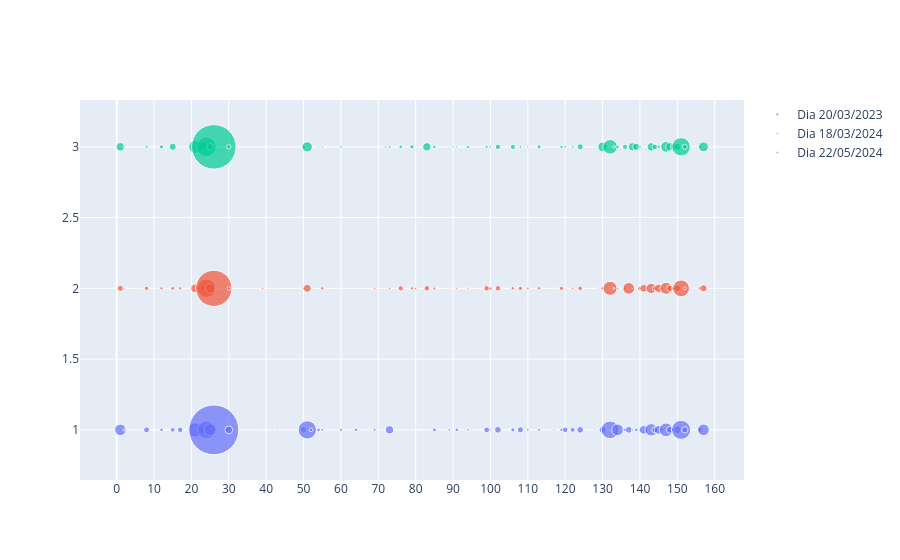

Source (notebook cell):
### Code cell
fig = go.Figure()
ESCALA = 20
fig.add_trace(
    go.Scatter(x=x, 
               y=[1]*len(y_total20), 
               mode="markers", 
               name="Dia 20/03/2023",
               marker=dict(size=y_total20/ESCALA,),
               customdata=y_total20,
               hovertemplate='<br>Validaciones: %{customdata}<extra></extra>'
    )
)
fig.add_trace(
    go.Scatter(x=x, 
               y=[2]*len(y_total18), 
               mode="markers", 
               name="Dia 18/03/2024",
               marker=dict(size=y_total18/ESCALA,),
               customdata=y_total18,
               hovertemplate='<br>Validaciones: %{customdata}<extra></extra>'
    )
)

fig.add_trace(
    go.Scatter(x=x, 
               y=[3]*len(y_total22), 
               mode="markers", 
               name="Dia 22/05/2024",
               marker=dict(size=y_total22/ESCALA,),
               customdata=y_total22,
               hovertemplate='<br>Validaciones: %{customdata}<extra></extra>'
    )
)
fig.update_xaxes(dtick=10)

fig.show()

### Figure 1 — Plotly figure (JSON) as saved in the notebook; plotly's stock layout.template omitted (floating-point values rounded to 4 significant figures; data arrays with more than 128 entries replaced by an {"elided": "..."} marker saying what was removed)
{"data": [{"customdata": {"elided": "156 int values"}, "hovertemplate": "<br>Validaciones: %{customdata}<extra></extra>", "marker": {"size": {"elided": "156 float values"}}, "mode": "markers", "name": "Dia 20/03/2023", "type": "scatter", "x": {"elided": "156 int values"}, "y": {"elided": "156 int values"}}, {"customdata": {"elided": "156 int values"}, "hovertemplate": "<br>Validaciones: %{customdata}<extra></extra>", "marker": {"size": {"elided": "156 float values"}}, "mode": "markers", "name": "Dia 18/03/2024", "type": "scatter", "x": {"elided": "156 int values"}, "y": {"elided": "156 int values"}}, {"customdata": {"elided": "156 int values"}, "hovertemplate": "<br>Validaciones: %{customdata}<extra></extra>", "marker": {"size": {"elided": "156 float values"}}, "mode": "markers", "name": "Dia 22/05/2024", "type": "scatter", "x": {"elided": "156 int values"}, "y": {"elided": "156 int values"}}], "layout": {"xaxis": {"dtick": 10}}}
